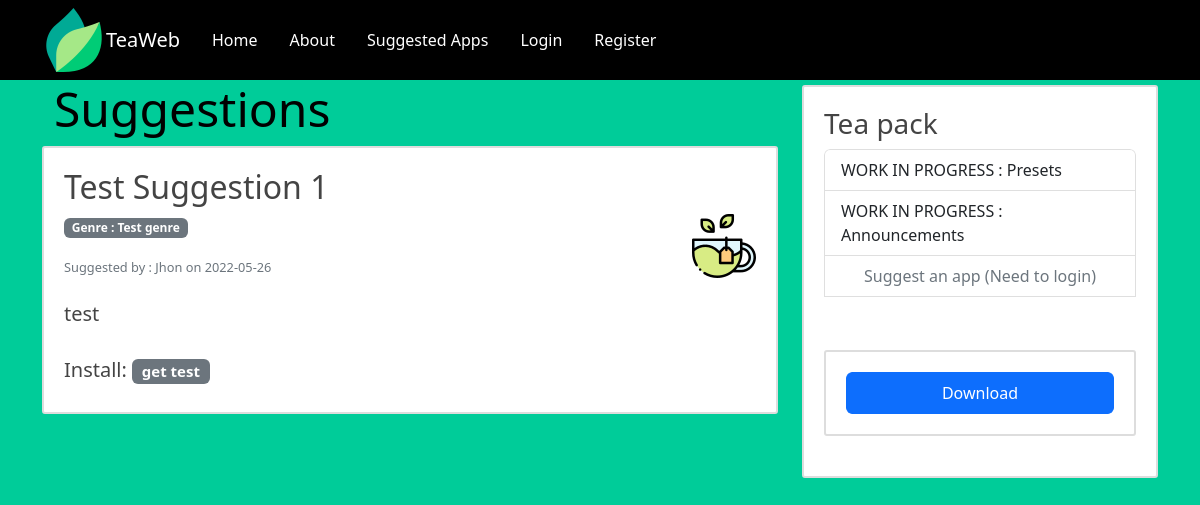
Page /suggestedapps/1 on the committed database.
### hello/models.py (models this page shows, shortened)
class Suggestion(db.Model):
    id_suggestion = db.Column(db.Integer, primary_key=True)
    name = db.Column(db.String(20), unique=True, nullable=False)
    description = db.Column(db.String(120), unique=True, nullable=False)
    genre = db.Column(db.String(20), unique=True, nullable=False)
    install_command = db.Column(db.String(120), nullable=True)
    image_file = db.Column(db.String(20), nullable=True, default='default.jpg')
    date_sugested = db.Column(db.DateTime, nullable=False, default=datetime.utcnow)
    id_user = db.Column(db.Integer, db.ForeignKey('user.id_user'), nullable=False)

class User(db.Model, UserMixin):
    id_user = db.Column(db.Integer, primary_key=True)
    username = db.Column(db.String(20), unique=True, nullable=False)
    email = db.Column(db.String(120), unique=True, nullable=False)
    password = db.Column(db.String(60), nullable=False)
    sugestion = db.relationship('Suggestion', backref='user', lazy=True)

### hello/routes.py (the view)
@app.route("/suggestedapps/<int:id_suggestion>")
def suggestion(id_suggestion):
    suggestion = Suggestion.query.get_or_404(id_suggestion)
    return render_template('suggestion.html', title=suggestion.name, suggestion=suggestion)

### hello/templates/suggestion.html (shortened to what this page needs)
{% extends "layout.html" %}
{% block content %}
    <div class="container-fluid" >
    <h1 class="display-5">Suggestions</h1>
    </div>
        <article class="media content-section">
            <div class="media-body">
            <div class="row-cols-2">
                <h2 class="article-title">{{suggestion.name}}</h2>
            </div>
            <img src="{{ url_for('static',filename='app_pics/'+ suggestion.image_file) }}">
            <p class="badge bg-secondary">Genre : {{suggestion.genre}}</p>
            <br>
                <small class="text-muted">Suggested by : {{suggestion.user.username +' on ' +suggestion.date_sugested.strftime('%Y-%m-%d') }}  </small>
                <br>
                <br>
                <h5 class="Article-content">{{suggestion.description}}</h5>
            <br>
                 <h5>Install: <span class="badge bg-secondary"> {{ suggestion.install_command}} </span> </h5>
          </div>
  </article>
{% endblock %}

### hello/static/main.css (style rules this page uses)
body { background-color: #00cc99; margin-top: 5rem; }
h2, h3, h4, h5, h6 { color: #444444; }
h1 { color: #000000; }
.content-section { background: #ffffff; padding: 20px 20px; border: 1px solid #dddddd; border-radius: 3px; margin-bottom: 20px; }
.article-title { color: #444444; }
.Article-content { margin-right: 150px; }
small { font-size: 0.8rem; color: white; }
img { scale: none; float: right; }
.content-section { background: #ffffff; padding: 20px 20px; border: 2px solid #dddddd; border-radius: 3px; margin-bottom: 20px; margin-top: 5px; }

### rows in the picture
Suggestion: name "Test Suggestion 1", image_file (placeholder picture), genre "Test genre", description "test", install_command "get test"
User: user "Jhon on 2022-05-26"
